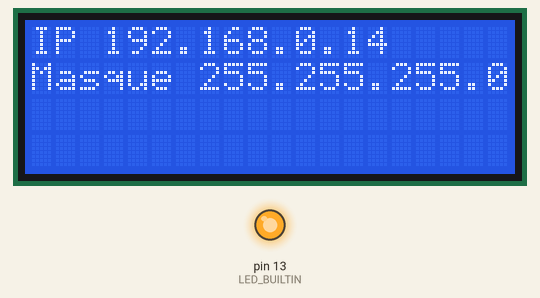
Simulated run of this sketch. Board: Arduino Uno, built with avr-gcc and run on an emulated ATmega328P. Shown: 20×4 character LCD, output pins drawn as LEDs (lit = HIGH). WiFi joins after 1.5 s; servers stay silent unless stated.

Above: at 0.1 s.
At 33.25 s:
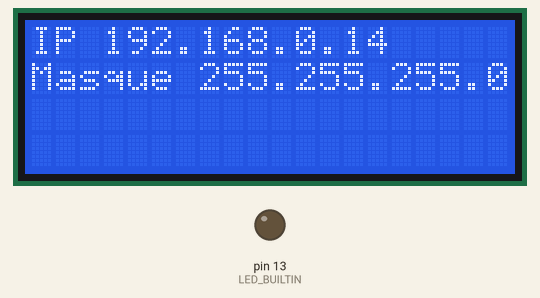
At 65.6 s:
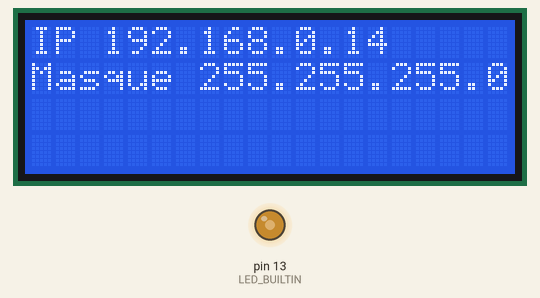
Timing chart, 0 to 67.1 s (numbered marks = the images above):
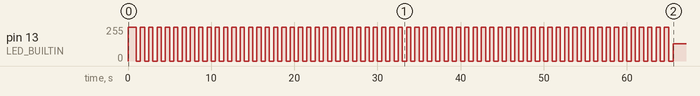

The sketch:

test-ethernet-shield.ino
```cpp
#include <SPI.h>
#include <Ethernet2.h> // OBLIGATOIRE: Utiliser cette librairie (la librairie Ethernet n'est pas compatible)
#include <LiquidCrystal.h>
#include "tp_sysit_feather.h" // Placer après les #include <...>

//——————————————————————————————————————————————————————————————————————————————————————————————————————————————————————

LiquidCrystal lcd (18, 17, 16, 15, 14, 19) ;

//——————————————————————————————————————————————————————————————————————————————————————————————————————————————————————

//--- Écrire ici l'adresse Mac de votre carte
static byte adresseEthernet [] = {0xDE, 0xAD, 0xBE, 0xEF, 0xFE, 0xED} ;

//--- Adresse IP: choisir une adresse locale non routée
static const IPAddress monIP (192, 168, 0, 14) ;

//——————————————————————————————————————————————————————————————————————————————————————————————————————————————————————

void setup() {
  pinMode (LED_BUILTIN, OUTPUT) ;
  digitalWrite (LED_BUILTIN, HIGH) ;
  lcd.begin (20, 4) ; // Utilisation d'un écran 20 colonnes et 4 lignes
  Ethernet.init (9) ; // Le CS est le port n°9
  Ethernet.begin (adresseEthernet, monIP) ; // Masque réseau implicite
  lcd.print ("IP ");
  lcd.print (Ethernet.localIP());
  lcd.setCursor (0, 1) ;
  lcd.print ("Masque ");
  lcd.print (Ethernet.subnetMask());
}

//——————————————————————————————————————————————————————————————————————————————————————————————————————————————————————

unsigned tick = 1000 ;

void loop() {
  if (tick <= millis ()) {
    tick += 500 ;
    digitalWrite (LED_BUILTIN, ! digitalRead (LED_BUILTIN)) ;
  }
}

//——————————————————————————————————————————————————————————————————————————————————————————————————————————————————————
```

tp_sysit_feather.h
```cpp
#pragma once

#include <Arduino.h>

#ifndef ARDUINO_SAMD_FEATHER_M0
  #error "Ce croquis doit être compilé pour le type de carte 'Adafruit Feather M0'"
#endif

#pragma GCC diagnostic error "-Wsign-conversion"
#pragma GCC diagnostic error "-Wsign-compare"
#pragma GCC diagnostic error "-Wunused-value"
#pragma GCC diagnostic error "-Wunused-parameter"
#pragma GCC diagnostic error "-Wmissing-prototypes"
#pragma GCC diagnostic error "-Wparentheses"
#pragma GCC diagnostic error "-Wall"
#pragma GCC diagnostic error "-Wpointer-arith"
#pragma GCC diagnostic error "-Wundef"
```

Measured:
- by itself, pin 13 (LED_BUILTIN): 255/255 → 0/255 at 1.0 s, → 255/255 0.50 s later, → 0/255 0.50 s later, → 255/255 0.50 s later, … (131 changes in this stretch)
